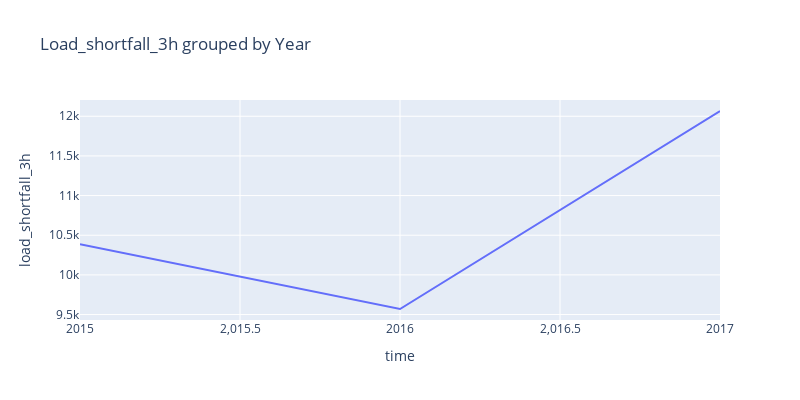

Source (notebook cell):
### Code cell
px.line(train_data.groupby([train_data['time'].astype('datetime64').dt.year])['load_shortfall_3h'].mean(),
        title = 'Load_shortfall_3h grouped by Year',
        y='load_shortfall_3h',width =800, height=400 )

### Figure 1 — Plotly figure (JSON) as saved in the notebook; plotly's stock layout.template omitted (floating-point values rounded to 4 significant figures)
{"data": [{"hovertemplate": "time=%{x}<br>load_shortfall_3h=%{y}<extra></extra>", "legendgroup": "", "line": {"color": "#636efa", "dash": "solid"}, "marker": {"symbol": "circle"}, "mode": "lines", "name": "", "orientation": "v", "showlegend": false, "type": "scatter", "x": [2015, 2016, 2017], "xaxis": "x", "y": [10390.0, 9570.0, 12070.0], "yaxis": "y"}], "layout": {"height": 400, "legend": {"tracegroupgap": 0}, "title": {"text": "Load_shortfall_3h grouped by Year"}, "width": 800, "xaxis": {"anchor": "y", "domain": [0, 1], "title": {"text": "time"}}, "yaxis": {"anchor": "x", "domain": [0, 1], "title": {"text": "load_shortfall_3h"}}}}
